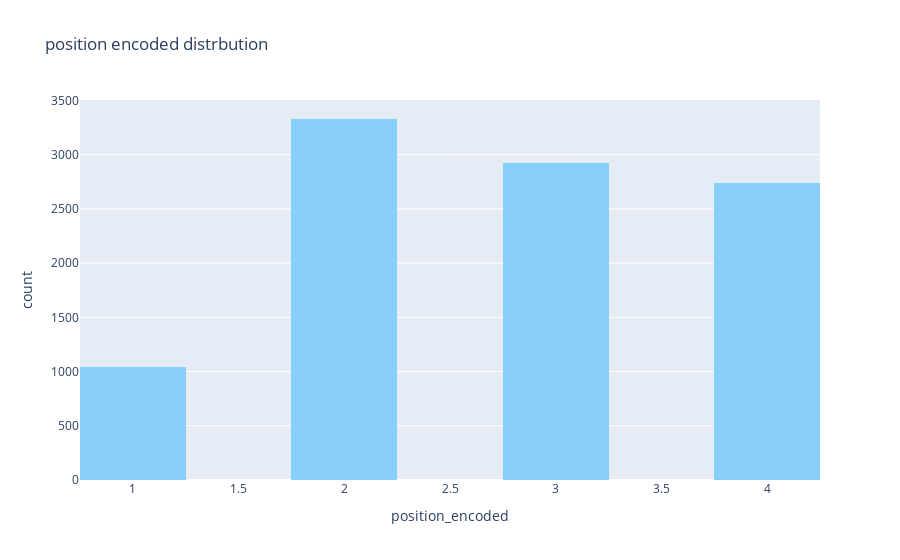

Here is the notebook cell this chart was saved with:
### Code cell
fig = px.histogram(df_football, x='position_encoded',  title='position encoded distrbution',
    color_discrete_sequence=['lightskyblue'], nbins= 10)

fig.show()

### Figure 1 — Plotly figure (JSON) as saved in the notebook; plotly's stock layout.template omitted (floating-point values rounded to 4 significant figures; data arrays with more than 128 entries replaced by an {"elided": "..."} marker saying what was removed)
{"data": [{"alignmentgroup": "True", "bingroup": "x", "hovertemplate": "position_encoded=%{x}<br>count=%{y}<extra></extra>", "legendgroup": "", "marker": {"color": "lightskyblue", "pattern": {"shape": ""}}, "name": "", "nbinsx": 10, "offsetgroup": "", "orientation": "v", "showlegend": false, "type": "histogram", "x": {"elided": "10028 int values"}, "xaxis": "x", "yaxis": "y"}], "layout": {"barmode": "relative", "legend": {"tracegroupgap": 0}, "title": {"text": "position encoded distrbution"}, "xaxis": {"anchor": "y", "domain": [0, 1], "title": {"text": "position_encoded"}}, "yaxis": {"anchor": "x", "domain": [0, 1], "title": {"text": "count"}}}}
